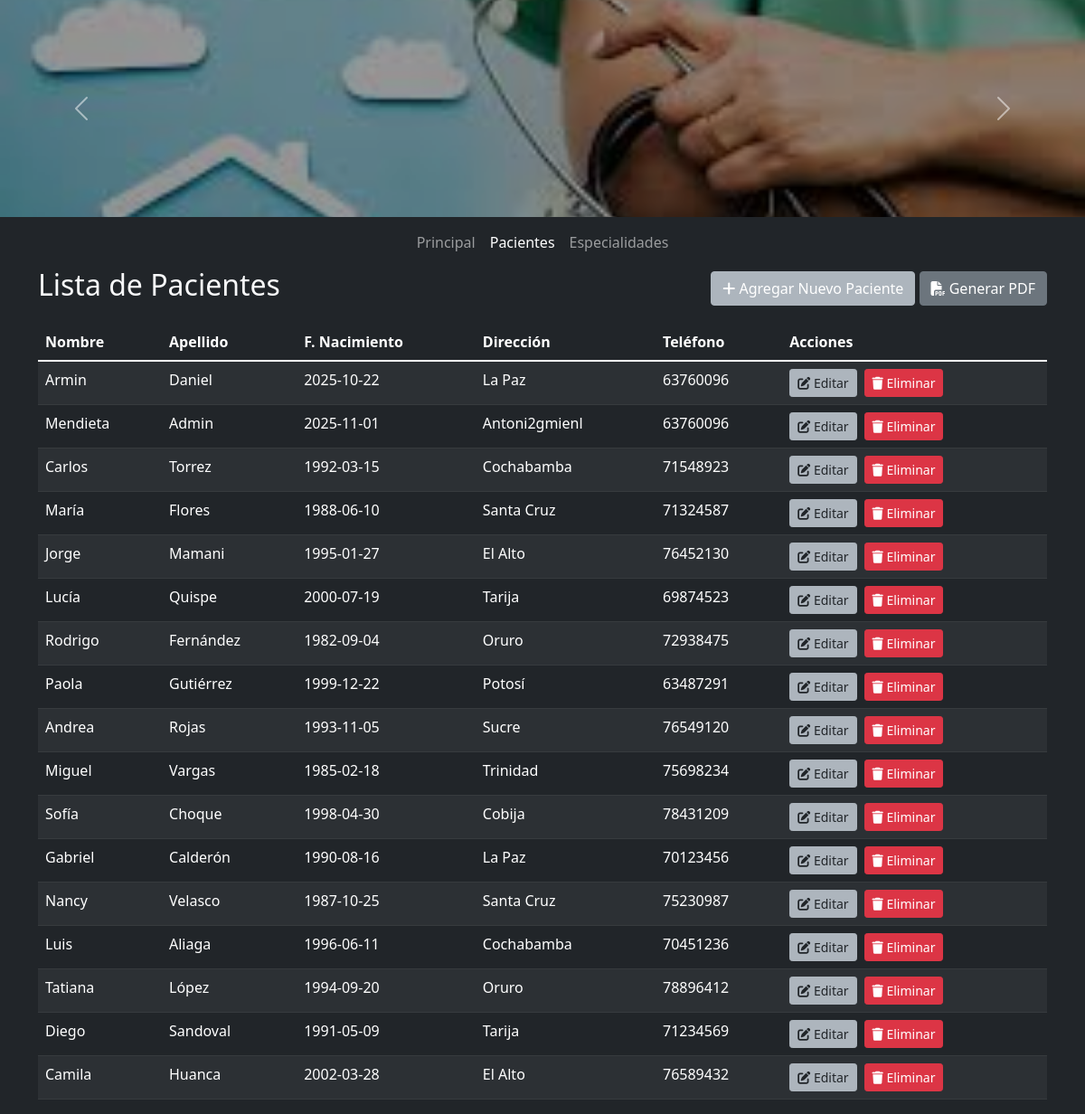
The app's page /paciente/index.php with its own data.
### tables this page shows
CREATE TABLE IF NOT EXISTS pacientes (
    id INT PRIMARY KEY AUTO_INCREMENT,
    nombre VARCHAR(100),
    apellido VARCHAR(100),
    fecha_nacimiento DATE,
    direccion VARCHAR(255),
    telefono VARCHAR(20)
);

### paciente/index.php (the view, shortened to what this page needs)
<!DOCTYPE html>
<html lang="es">
<head>
  <link href="../adi_bootstrap/css/bootstrap.min.css" rel="stylesheet">
  <link rel="stylesheet" href="https://cdnjs.cloudflare.com/ajax/libs/font-awesome/6.4.0/css/all.min.css">
</head>
<body class="bg-dark text-light">
  <div id="mainCarousel" class="carousel slide" data-bs-ride="carousel">
    <div class="carousel-inner">
      <div class="carousel-item active">
        <img src="../img/medico1.jpg" class="d-block w-100" alt="...">
      </div>
    </div>
    <button class="carousel-control-prev" type="button" data-bs-target="#mainCarousel" data-bs-slide="prev">
      <span class="carousel-control-prev-icon" aria-hidden="true"></span>
    </button>
    <button class="carousel-control-next" type="button" data-bs-target="#mainCarousel" data-bs-slide="next">
      <span class="carousel-control-next-icon" aria-hidden="true"></span>
    </button>
  </div>
  <nav class="navbar navbar-expand-lg navbar-dark bg-dark">
  <div class="container-fluid">
    <div class="collapse navbar-collapse" id="navbarNav">
      <ul class="navbar-nav mx-auto">
        <li class="nav-item">
          <a class="nav-link" href="../Home.php">Principal</a>
        </li>
        <li class="nav-item">
          <a class="nav-link active" aria-current="page" href="index.php">Pacientes</a>
        </li>
        <li class="nav-item">
          <a class="nav-link" href="../especialidad/index.php">Especialidades</a>
        </li>
      </ul>
    </div>
  </div>
</nav>
  <div class="container">
    <div class="d-flex justify-content-between align-items-center mb-3">
      <h2>Lista de Pacientes</h2>
      <div>
        <a href="create_paciente.php" class="btn btn-primary"><i class="fas fa-plus"></i> Agregar Nuevo Paciente</a>
        <a href="generar_pdf.php" target="_blank" class="btn btn-secondary"><i class="fas fa-file-pdf"></i> Generar PDF</a>
      </div>
    </div>
    <div class="table-responsive">
      <table class="table table-dark table-striped table-hover">
        <thead>
          <tr>
            <th>Nombre</th>
            <th>Apellido</th>
            <th>F. Nacimiento</th>
            <th>Dirección</th>
            <th>Teléfono</th>
            <th>Acciones</th>
          </tr>
        </thead>
        <tbody>
          <?php
          include 'db.php';
          $sql = "SELECT * FROM pacientes";
          $res = $con->query($sql);
          if ($res->num_rows > 0) {
              while($fila = $res->fetch_assoc()) {
                  echo "<tr>";
                  echo "<td>" . htmlspecialchars($fila["nombre"]) . "</td>";
                  echo "<td>" . htmlspecialchars($fila["apellido"]) . "</td>";
                  echo "<td>" . htmlspecialchars($fila["fecha_nacimiento"]) . "</td>";
                  echo "<td>" . htmlspecialchars($fila["direccion"]) . "</td>";
                  echo "<td>" . htmlspecialchars($fila["telefono"]) . "</td>";
                  echo "<td>";
                  echo "<a href='edit_paciente.php?id=" . $fila["id"] . "' class='btn btn-sm btn-warning me-2'><i class='fas fa-edit'></i> Editar</a>";
                  echo "<a href='delete_paciente.php?id=" . $fila["id"] . "' class='btn btn-sm btn-danger'><i class='fas fa-trash'></i> Eliminar</a>";
                  echo "</td>";
                  echo "</tr>";
              }
          } else {
              echo "<tr><td colspan='6' class='text-center'>No se encontraron pacientes</td></tr>";
          }
          ?>
        </tbody>
      </table>
    </div>
  </div>
</body>
</html>

### paciente/index.php (style rules this page uses)
.carousel-item img { height: 30vh; object-fit: cover; filter: brightness(0.6); }
.btn-primary { background-color: #adb5bd; border-color: #adb5bd; }
.btn-warning { background-color: #adb5bd; border-color: #adb5bd; color: #212529; }

### records on screen
pacientes: nombre "Armin", apellido "Daniel", fecha_nacimiento "2025-10-22", direccion "La Paz", telefono "63760096"
pacientes: nombre "Mendieta", apellido "Admin", fecha_nacimiento "2025-11-01", direccion "Antoni2gmienl", telefono "63760096"
pacientes: nombre "Carlos", apellido "Torrez", fecha_nacimiento "1992-03-15", direccion "Cochabamba", telefono "71548923"
pacientes: nombre "María", apellido "Flores", fecha_nacimiento "1988-06-10", direccion "Santa Cruz", telefono "71324587"
pacientes: nombre "Jorge", apellido "Mamani", fecha_nacimiento "1995-01-27", direccion "El Alto", telefono "76452130"
pacientes: nombre "Lucía", apellido "Quispe", fecha_nacimiento "2000-07-19", direccion "Tarija", telefono "69874523"
pacientes: nombre "Rodrigo", apellido "Fernández", fecha_nacimiento "1982-09-04", direccion "Oruro", telefono "72938475"
pacientes: nombre "Paola", apellido "Gutiérrez", fecha_nacimiento "1999-12-22", direccion "Potosí", telefono "63487291"
pacientes: nombre "Andrea", apellido "Rojas", fecha_nacimiento "1993-11-05", direccion "Sucre", telefono "76549120"
pacientes: nombre "Miguel", apellido "Vargas", fecha_nacimiento "1985-02-18", direccion "Trinidad", telefono "75698234"
pacientes: nombre "Sofía", apellido "Choque", fecha_nacimiento "1998-04-30", direccion "Cobija", telefono "78431209"
pacientes: nombre "Gabriel", apellido "Calderón", fecha_nacimiento "1990-08-16", direccion "La Paz", telefono "70123456"
pacientes: nombre "Nancy", apellido "Velasco", fecha_nacimiento "1987-10-25", direccion "Santa Cruz", telefono "75230987"
pacientes: nombre "Luis", apellido "Aliaga", fecha_nacimiento "1996-06-11", direccion "Cochabamba", telefono "70451236"
pacientes: nombre "Tatiana", apellido "López", fecha_nacimiento "1994-09-20", direccion "Oruro", telefono "78896412"
pacientes: nombre "Diego", apellido "Sandoval", fecha_nacimiento "1991-05-09", direccion "Tarija", telefono "71234569"
pacientes: nombre "Camila", apellido "Huanca", fecha_nacimiento "2002-03-28", direccion "El Alto", telefono "76589432"
